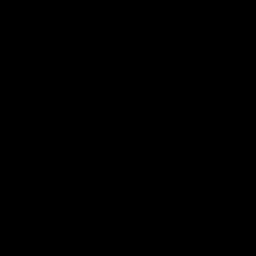
Frame 1 (no input)
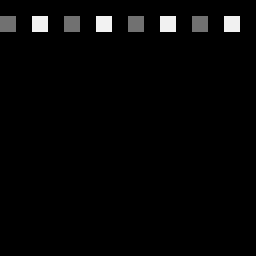
Frame 60 (the mouse pressed at the canvas centre just before this capture)
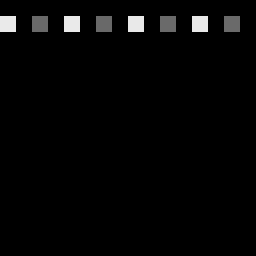
Frame 120 (the mouse held since frame 60 and released just before this capture)

The Processing sketch that drew these frames (run headless with seeded random() and noise(); from frame 60 on, the mouse is pressed at the canvas centre):

// Processing sketch: processing_122583
// ── processing_122583.pde

int t = 0; //time
int z = 0; //pixel's value
int tx = 0; //Coordinate X (rows)
int ty = 0; //Coordinate Y (columns)
int i = 0; //Counter for pixel in a frame

void setup() {
  size(256, 256);
  frameRate(24);
  noStroke();
}

//Draw a frame (16 rows * 16 columns = 256 "pixels")
void aframe() {
  for (i=0; i<256; i++) {
    tx = floor((t / 16) % 16);
    ty = floor(t % 16);
    z = (((t<<t^(t>>8))|(t<<7))*((t<<t&(t>>12))|(t<<10))); //THE FORMULA - modify it for other graphic
    //Limit to 0-255 (unsigned short, 8 bit) dynamic range
    z = z%256;
    if (z<0)
      z=255+z;
    fill(z);
    rect(tx*16, ty*16, 16, 16);
    t++;
  }
}

void draw() { 
  aframe();
}
